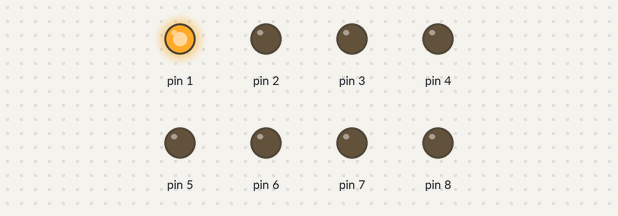
This sketch was run on a simulated Arduino Uno, built with avr-gcc and run on an emulated ATmega328P. On the bench: output pins drawn as LEDs (lit = HIGH).

Above: at 1.0 s.
At 5.0 s:
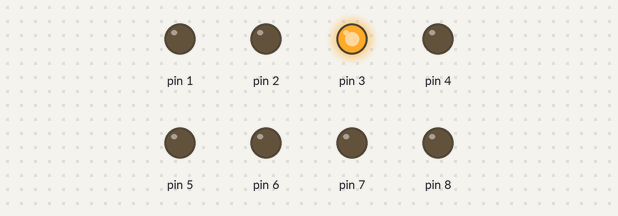
At 7.0 s:
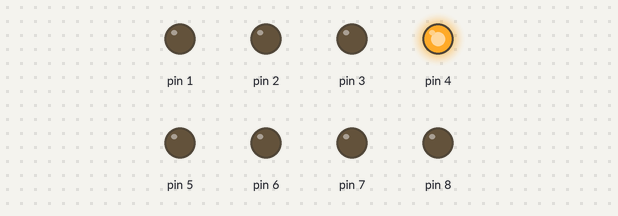
At 9.0 s:
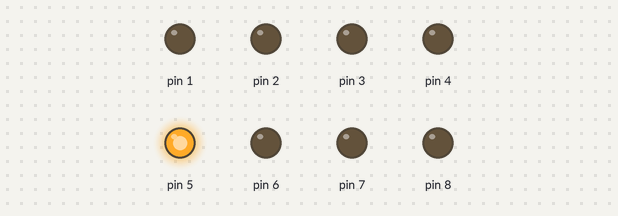
At 13.0 s:
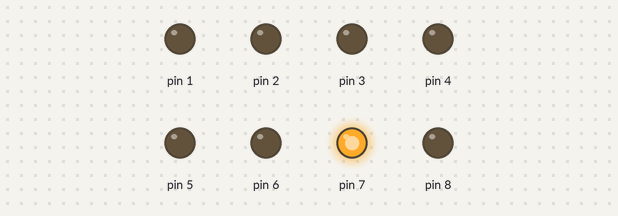
At 19.0 s:
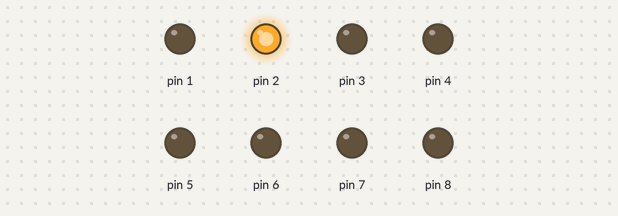
Timing chart, 0 to 20.8 s (numbered marks = the images above):
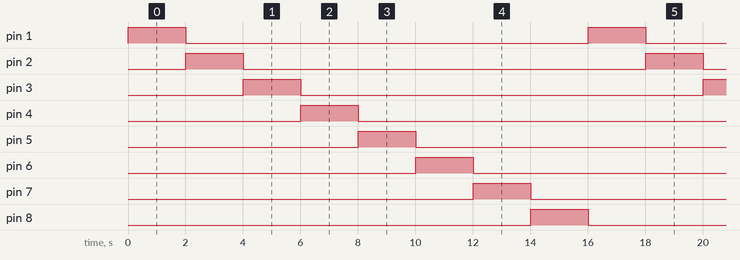

The sketch:

LedWave.ino
```cpp
void setup()
{
for( int i = 1; i<= 8
 ; i++)
{
  pinMode(i,OUTPUT);
}

}

void loop()
{
 for( int i = 1; i<= 8 ; i++)
{
   digitalWrite(i,HIGH);
   delay(2000);
   digitalWrite(i,LOW);
 }
}
```

Measured:
- by itself, pin 1–8: alternates HIGH for 2.0 s and LOW for 14.0 s
- by itself, everything shown: repeats every 16.0 s, in 9 steps
